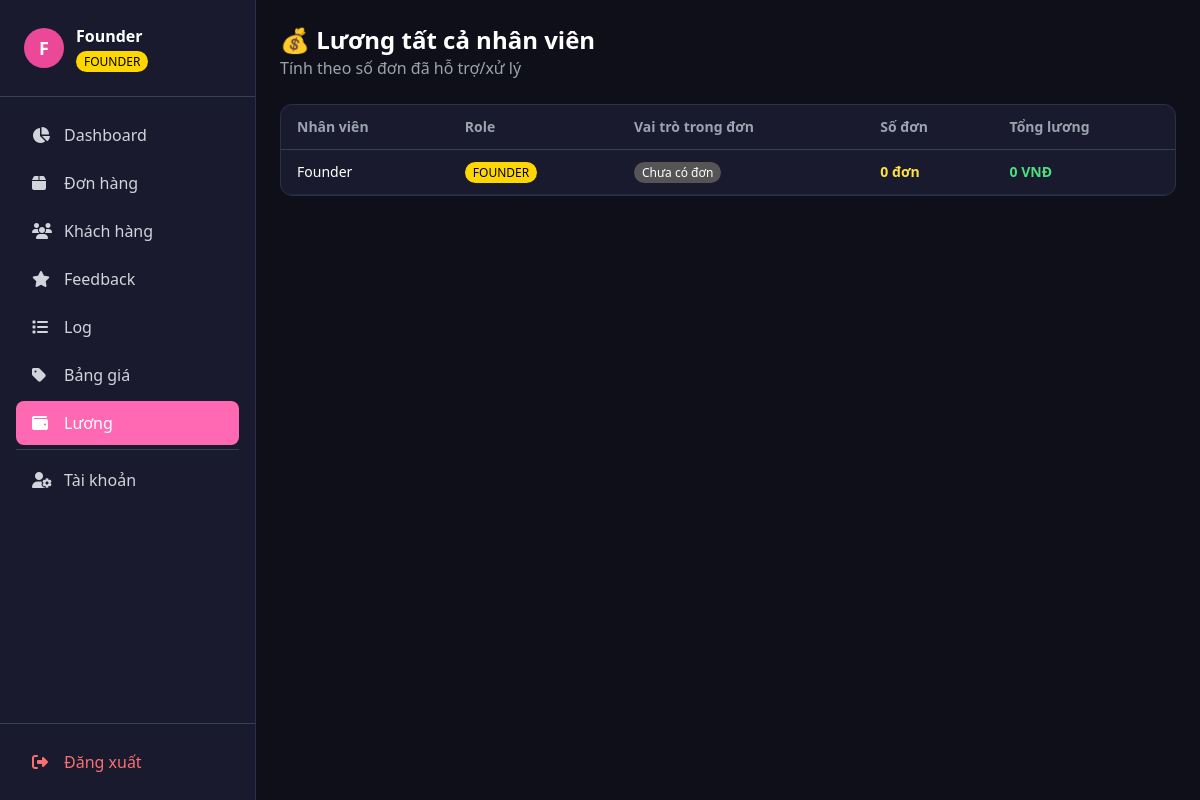
The app's page /salary (signed in) with its own data.
### tables this page shows
CREATE TABLE web_users (
            id           INTEGER PRIMARY KEY AUTOINCREMENT,
            username     TEXT    UNIQUE NOT NULL,
            password     TEXT    NOT NULL,
            display_name TEXT    NOT NULL,
            role         TEXT    NOT NULL DEFAULT 'support',
            discord_id   TEXT,
            created_at   TEXT    DEFAULT (datetime('now','localtime'))
        );

### web/app.py (the view)
@app.route("/salary")
@login_required
def salary():
    if session["role"] == "founder":
        data = wdb.get_all_salary()
    else:
        data = wdb.get_salary_by_support(session["user_id"])
    return render_template("salary.html", salary_data=data, is_all=session["role"] == "founder")

### web/app.py (called while the page is built)
def login_required(f):
    @wraps(f)
    def decorated(*args, **kwargs):
        if "user_id" not in session:
            return redirect(url_for("login"))
        return f(*args, **kwargs)
    return decorated

### web_db.py (called while the page is built)
def get_conn():
    conn = sqlite3.connect(DB_PATH)
    conn.row_factory = sqlite3.Row
    return conn

def get_all_salary():
    conn = get_conn()
    rows = conn.execute("""
        SELECT w.display_name, w.username, w.role,
               s.role_in_order,
               COUNT(s.id) as total_orders,
               SUM(s.amount) as total_salary
        FROM web_users w
        LEFT JOIN salary s ON w.id = s.web_user_id
        WHERE w.role IN ('support', 'admin', 'founder')
        GROUP BY w.id, s.role_in_order
        ORDER BY total_orders DESC
    """).fetchall()
    conn.close()
    return list(rows)

### web/templates/salary.html (shortened to what this page needs)
{% extends "base.html" %}
{% block content %}
<div class="mb-6">
    <h1 class="text-2xl font-bold text-white">💰 {{ 'Lương tất cả nhân viên' if is_all else 'Lương của tôi' }}</h1>
    <p class="text-gray-400">Tính theo số đơn đã hỗ trợ/xử lý</p>
</div>
<div class="card overflow-hidden">
    <table class="w-full text-sm">
        <thead>
            <tr class="border-b border-gray-700 text-gray-400">
                {% if is_all %}<th class="px-4 py-3 text-left">Nhân viên</th>{% endif %}
                {% if is_all %}<th class="px-4 py-3 text-left">Role</th>{% endif %}
                <th class="px-4 py-3 text-left">Vai trò trong đơn</th>
                <th class="px-4 py-3 text-left">Số đơn</th>
                <th class="px-4 py-3 text-left">Tổng lương</th>
            </tr>
        </thead>
        <tbody>
            {% for s in salary_data %}
            <tr class="border-b border-gray-800 hover:bg-gray-800/30">
                {% if is_all %}
                <td class="px-4 py-3 text-white font-medium">{{ s.display_name }}</td>
                <td class="px-4 py-3"><span class="px-2 py-0.5 rounded-full text-xs badge-{{ s.role }}">{{ s.role.upper() }}</span></td>
                {% endif %}
                <td class="px-4 py-3">
                    {% if s.role_in_order == 'support' %}
                    <span class="px-2 py-0.5 rounded-full text-xs" style="background:#3498DB;color:white">Hỗ trợ (!order)</span>
                    {% elif s.role_in_order == 'admin' %}
                    <span class="px-2 py-0.5 rounded-full text-xs" style="background:#9B59B6;color:white">Xử lý (!done)</span>
                    {% else %}
                    <span class="px-2 py-0.5 rounded-full text-xs" style="background:#555;color:white">Chưa có đơn</span>
                    {% endif %}
                </td>
                <td class="px-4 py-3 text-yellow-300 font-bold">{{ s.total_orders or 0 }} đơn</td>
                <td class="px-4 py-3 text-green-400 font-bold">{{ "{:,.0f}".format(s.total_salary or 0).replace(",", ".") }} VNĐ</td>
            </tr>
            {% else %}
            <tr><td colspan="5" class="text-center py-8 text-gray-500">Chưa có nhân viên nào</td></tr>
            {% endfor %}
        </tbody>
    </table>
</div>
{% endblock %}

### web/templates/base.html (style rules this page uses)
body { background: #0f0f1a; color: #e2e8f0; font-family: 'Segoe UI', sans-serif; }
.card { background: #1a1a2e; border: 1px solid #2d2d4e; border-radius: 12px; }
.badge-founder { background: #FFD700; color: #000; }

### records on screen
web_users: display_name "Founder", role "FOUNDER", total_orders "0", total_salary "0"

### other values on screen
{{ session.display[0].upper() }} "F"
{{ session.display }} "Founder"
{{ session.role.upper() }} "FOUNDER"
{{ 'Lương tất cả nhân viên' if is_all else 'Lương của tôi' }} "Lương tất cả nhân viên"
